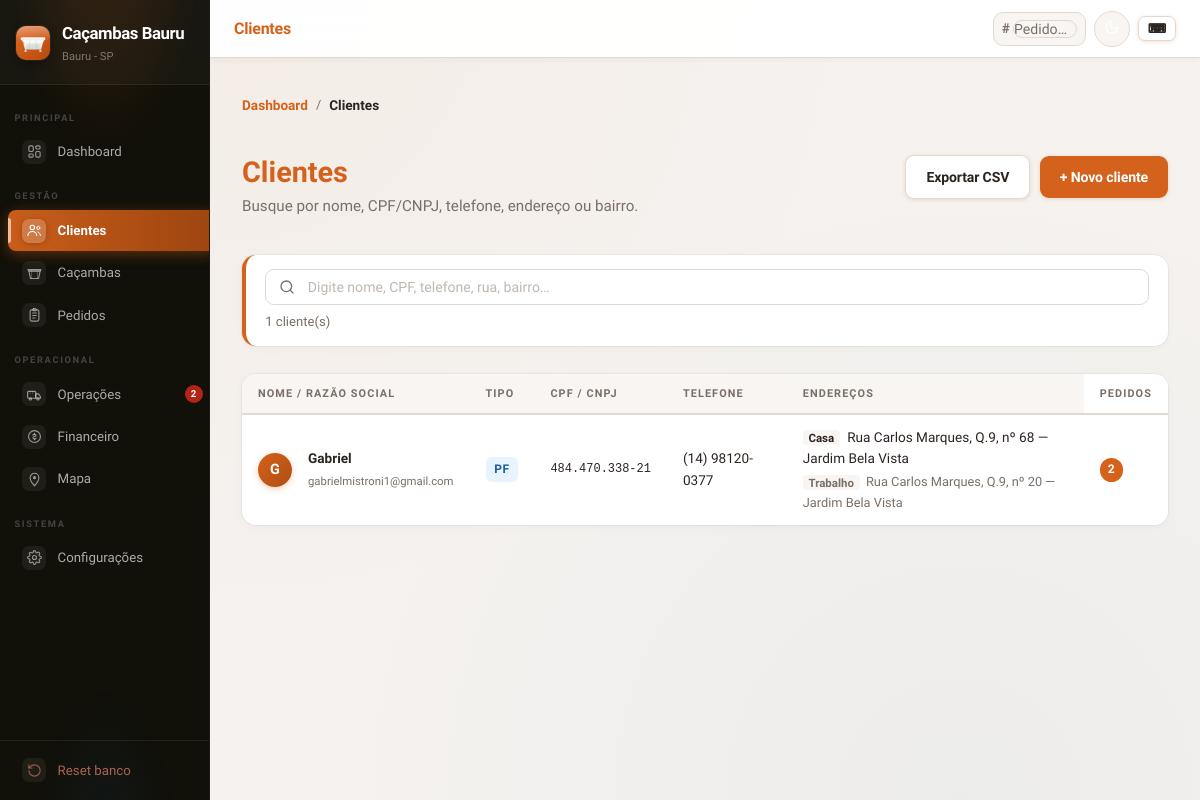
Page /clientes on the earlier database version.
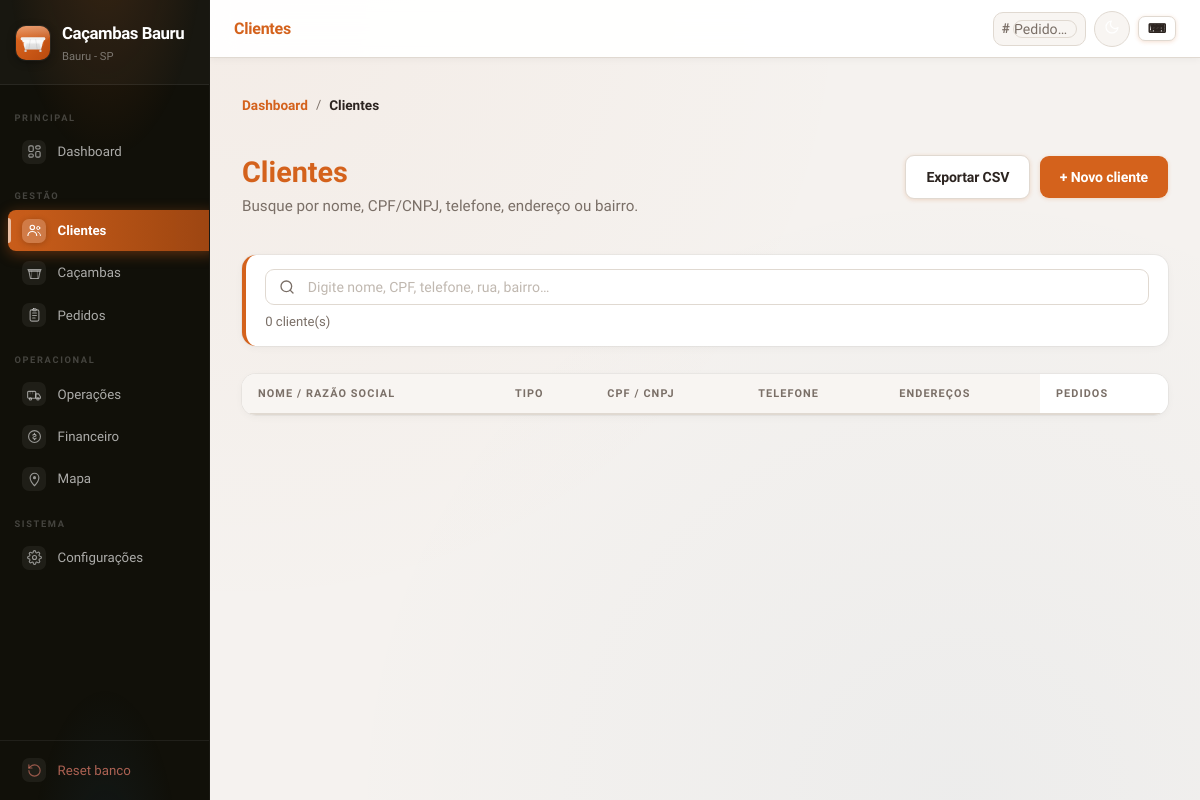
Same page on the later database version.
### tables this page shows
CREATE TABLE clientes (
            id INTEGER PRIMARY KEY AUTOINCREMENT,
            tipo_pessoa TEXT NOT NULL DEFAULT 'pf',
            nome TEXT NOT NULL,
            cpf TEXT NOT NULL DEFAULT '',
            cnpj TEXT NOT NULL DEFAULT '',
            razao_social TEXT NOT NULL DEFAULT '',
            telefone TEXT NOT NULL,
            email TEXT DEFAULT '',
            endereco TEXT DEFAULT '',
            cep TEXT NOT NULL DEFAULT '',
            rua TEXT NOT NULL DEFAULT '',
            numero TEXT NOT NULL DEFAULT '',
            complemento TEXT NOT NULL DEFAULT ''
        );

CREATE TABLE enderecos_cliente (
            id INTEGER PRIMARY KEY AUTOINCREMENT,
            cliente_id INTEGER NOT NULL,
            cep TEXT NOT NULL DEFAULT '',
            rua TEXT NOT NULL DEFAULT '',
            quadra TEXT NOT NULL DEFAULT '',
            numero TEXT NOT NULL DEFAULT '',
            bairro TEXT NOT NULL DEFAULT '',
            complemento TEXT NOT NULL DEFAULT '',
            apelido TEXT NOT NULL DEFAULT '',
            FOREIGN KEY (cliente_id) REFERENCES clientes(id)
        );

### app.py (the view)
@app.route("/clientes")
def clientes():
    busca = request.args.get("busca", "").strip()
    conn = get_conn()
    like = f"%{busca}%"
    import re as _re, unicodedata as _ud
    def _norm(s): return _ud.normalize("NFD", str(s)).encode("ascii","ignore").decode("ascii").lower()
    busca_norm = _norm(busca)
    norm_like = f"%{busca_norm}%"
    busca_quadra = _re.sub(r"(?i)^(quadra\s+|q\.?\s*)", "", busca).strip()
    like_quadra = f"%{busca_quadra}%" if busca_quadra else like
    if busca:
        rows = conn.execute(
            """SELECT id,tipo_pessoa,nome,cpf,cnpj,razao_social,telefone,email,rua,numero
               FROM clientes
               WHERE NORM(nome) LIKE ? OR cpf LIKE ? OR cnpj LIKE ? OR NORM(razao_social) LIKE ?
                  OR NORM(rua) LIKE ? OR NORM(email) LIKE ?
               ORDER BY nome""",
            (norm_like, like, like, norm_like, norm_like, norm_like),
        ).fetchall()
        ids_end = [r[0] for r in conn.execute(
            """SELECT DISTINCT cliente_id FROM enderecos_cliente
               WHERE NORM(rua) LIKE ? OR NORM(bairro) LIKE ? OR quadra LIKE ? OR NORM(apelido) LIKE ?""",
            (norm_like, norm_like, like_quadra, norm_like),
        ).fetchall()]
        existentes = {r["id"] for r in rows}
        if ids_end:
            placeholders = ','.join('?' for _ in ids_end)
            extras = conn.execute(
                f"SELECT id,tipo_pessoa,nome,cpf,cnpj,razao_social,telefone,email,rua,numero"
                f" FROM clientes WHERE id IN ({placeholders}) ORDER BY nome",
                ids_end,
            ).fetchall()
            rows = list(rows) + [r for r in extras if r["id"] not in existentes]
    else:
        rows = conn.execute(
            "SELECT id,tipo_pessoa,nome,cpf,cnpj,razao_social,telefone,email,rua,numero"
            " FROM clientes ORDER BY nome"
        ).fetchall()
    counts = {r[0]: r[1] for r in conn.execute(
        "SELECT cliente_id, COUNT(*) FROM pedidos GROUP BY cliente_id"
    ).fetchall()}
    all_ids = [r["id"] for r in rows]
    enderecos_map = {}
    if all_ids:
        ph = ','.join('?' for _ in all_ids)
        for e in conn.execute(
            f"SELECT cliente_id,apelido,rua,quadra,numero,bairro FROM enderecos_cliente"
            f" WHERE cliente_id IN ({ph}) ORDER BY id",
            all_ids,
        ).fetchall():
            enderecos_map.setdefault(e["cliente_id"], []).append(dict(e))
    conn.close()
    rows_final = []
    for r in rows:
        d = dict(r)
        ends = enderecos_map.get(r["id"], [])
        ends_txt = ' '.join(
            ' '.join(filter(None, [e.get('rua',''), e.get('quadra',''), e.get('bairro',''), e.get('apelido','')]))
            for e in ends
        )
        d['busca_txt'] = ' '.join(filter(None, [
            r['nome'], r['cpf'] or '', r['cnpj'] or '',
            r['razao_social'] or '',
            r['email'] or '', r['rua'] or '', r['numero'] or '',
            ends_txt
        ]))
        end_parts = []
        if ends:
            for e in ends:
                p = e.get('rua','')
                if e.get('quadra'): p += ', Q.' + e['quadra']
                if e.get('numero'): p += ', nº ' + e['numero']
                if e.get('bairro'): p += ' — ' + e['bairro']
                lbl = ('[' + e['apelido'] + '] ') if e.get('apelido') else ''
                if p.strip(): end_parts.append(lbl + p)
        elif r['rua']:
            p = r['rua']
            if r['numero']: p += ', nº ' + r['numero']
            end_parts.append(p)
        d['end_full'] = ' | '.join(end_parts)
        rows_final.append(d)
    return render_template("clientes.html", clientes=rows_final, busca=busca,
                           counts=counts, enderecos_map=enderecos_map)

### app.py (called while the page is built, shortened)
def _dias_locacao(config=None):
    if config is None:
        config = _get_config()
    try:
        return max(1, min(int(config.get("dias_locacao","7")), 30))
    except ValueError:
        return 7

@app.context_processor
def inject_global_context():
    cfg = load_config()
    cached_sb = cache_get("sidebar_stats")
    motoristas = cache_get("motoristas")
    if motoristas is None:
        conn = get_conn()
        motoristas = [r["nome"] for r in conn.execute("SELECT nome FROM motoristas ORDER BY nome").fetchall()]
        conn.close()
        cache_set("motoristas", motoristas)
    return {
        "empresa_nome": cfg.get("empresa_nome", "Caçambas Bauru"),
        "empresa_fone": cfg.get("empresa_fone", ""),
        "dias_locacao": _dias_locacao(cfg),
        "motoristas": motoristas,
        "stats_sidebar": cached_sb,
        "status_labels": STATUS_LABELS,
        "enable_reset": ENABLE_RESET,
        "auth_enabled": bool(APP_PASSWORD),
        "valores_locacao": valores_locacao(cfg),
    }

@app.before_request
def _auth_gate():
    if not APP_PASSWORD:
        return
    if request.endpoint in (None, "static", "login"):
        return
    if session.get("authed"):
        return
    return redirect(url_for("login", next=request.path))

### database.py (called while the page is built)
def get_conn():
    conn = sqlite3.connect(DB_PATH)
    conn.row_factory = sqlite3.Row
    conn.execute("PRAGMA foreign_keys = ON")
    conn.execute("PRAGMA journal_mode = WAL")
    conn.execute("PRAGMA synchronous = NORMAL")
    conn.execute("PRAGMA temp_store = MEMORY")
    conn.create_function("NORM", 1, _norm)
    return conn

### erp_helpers.py (called while the page is built)
def cache_get(key):
    item = _CACHE.get(key)
    if not item:
        return None
    if time.time() - item["ts"] > _CACHE_TTL:
        del _CACHE[key]
        return None
    return item["data"]

def valores_locacao(cfg=None):
    if cfg is None:
        cfg = load_config()
    out = {}
    for cap in CAPACIDADES_M3:
        key = f"valor_locacao_{cap}m3"
        try:
            out[cap] = float(cfg.get(key, VALORES_LOCACAO.get(cap, 0)))
        except (TypeError, ValueError):
            out[cap] = float(VALORES_LOCACAO.get(cap, 0))
    return out

def load_config():
    cached = cache_get("config")
    if cached is not None:
        return cached
    conn = get_conn()
    cfg = {r["chave"]: r["valor"] for r in conn.execute("SELECT chave, valor FROM config").fetchall()}
    conn.close()
    cache_set("config", cfg)
    return cfg

### templates/clientes.html (shortened to what this page needs)
{% extends "base.html" %}
{% block topbar_title %}Clientes{% endblock %}
{% block breadcrumbs %}
  <a href="{{ url_for('index') }}">Dashboard</a>
  <span class="separator">/</span>
  <span class="current">Clientes</span>
{% endblock %}
{% block content %}
<section class="page-head">
  <div>
    <h2>Clientes</h2>
    <p>Busque por nome, CPF/CNPJ, telefone, endereço ou bairro.</p>
  </div>
  <div class="actions">
    <a class="btn btn-sec" href="{{ url_for('clientes_exportar_csv') }}">Exportar CSV</a>
    <a class="btn" href="{{ url_for('cliente_novo') }}">+ Novo cliente</a>
  </div>
</section>
<div class="card busca-card" style="padding:.85rem 1.2rem">
  <div class="busca-input-wrap" id="busca-wrap">
    <input type="text" id="busca-live"
           value="{{ busca }}"
           placeholder="Digite nome, CPF, telefone, rua, bairro…"
           autocomplete="off"
           class="busca-input"
           style="width:100%;font-size:1rem">
  </div>
  <div id="busca-status" style="font-size:.82rem;color:var(--muted);margin-top:.4rem;min-height:1.1em"></div>
</div>
<div class="card table-wrap">
  <table class="tabela-dados">
    <thead>
      <tr>
        <th>Nome / Razão Social</th>
        <th>Tipo</th>
        <th>CPF / CNPJ</th>
        <th>Telefone</th>
        <th>Endereços</th>
        <th>Pedidos</th>
      </tr>
    </thead>
    <tbody id="tbody">
      {% for c in clientes %}
      <tr class="linha-clicavel" id="row-{{ c.id }}"
          data-href="{{ url_for('cliente_detalhe', cid=c.id) }}" onclick="location.href=this.dataset.href">
        <td>
          <div style="display:flex;align-items:center;gap:.5rem">
            <span class="cliente-avatar">{{ c.nome[0]|upper }}</span>
            <div>
              <strong class="campo-nome" id="nome-{{ c.id }}">{{ c.nome }}</strong>
              {% if c.email %}<br><small class="muted">{{ c.email }}</small>{% endif %}
            </div>
          </div>
        </td>
        <td><span class="badge-tipo {% if c.tipo_pessoa == 'pj' %}badge-pj{% else %}badge-pf{% endif %}">
          {{ 'PJ' if c.tipo_pessoa == 'pj' else 'PF' }}</span></td>
        <td class="mono">
          {% if c.tipo_pessoa == 'pj' and c.cnpj and c.cnpj|length == 14 %}
            {{ c.cnpj[0:2] }}.{{ c.cnpj[2:5] }}.{{ c.cnpj[5:8] }}/{{ c.cnpj[8:12] }}-{{ c.cnpj[12:14] }}
          {% elif c.cpf and c.cpf|length == 11 %}
            {{ c.cpf[0:3] }}.{{ c.cpf[3:6] }}.{{ c.cpf[6:9] }}-{{ c.cpf[9:11] }}
          {% else %}{{ c.cpf or c.cnpj or '—' }}{% endif %}
        </td>
        <td>{{ c.telefone or '—' }}</td>
        <td>
          {% set ends = enderecos_map.get(c.id, []) %}
          {% if ends %}
            {% set e0 = ends[0] %}
            <div style="font-weight:500">
              {% if e0.apelido %}<em style="font-style:normal;background:var(--surface-soft);border-radius:4px;padding:.05rem .35rem;font-size:.72rem;font-weight:700;margin-right:.25rem">{{ e0.apelido }}</em>{% endif %}
              {{ e0.rua }}{% if e0.quadra %}, Q.{{ e0.quadra }}{% endif %}{% if e0.numero %}, nº {{ e0.numero }}{% endif %}{% if e0.bairro %} — {{ e0.bairro }}{% endif %}
            </div>
            {% for e in ends[1:] %}
            <div style="font-size:.8rem;color:var(--muted);margin-top:.15rem">
              {% if e.apelido %}<em style="font-style:normal;background:var(--surface-soft);border-radius:4px;padding:.05rem .35rem;font-size:.72rem;font-weight:700;margin-right:.2rem">{{ e.apelido }}</em>{% endif %}
              {{ e.rua }}{% if e.quadra %}, Q.{{ e.quadra }}{% endif %}{% if e.numero %}, nº {{ e.numero }}{% endif %}{% if e.bairro %} — {{ e.bairro }}{% endif %}
            </div>
            {% endfor %}
          {% elif c.rua %}
            <div>{{ c.rua }}{% if c.numero %}, nº {{ c.numero }}{% endif %}</div>
          {% else %}
            <span class="muted">—</span>
          {% endif %}
        </td>
        <td>
          {% set n = counts.get(c.id, 0) %}
          {% if n %}<span class="badge-count">{{ n }}</span>{% else %}<span class="muted">0</span>{% endif %}
        </td>
      </tr>
      {% endfor %}
    </tbody>
  </table>
</div>
{% endblock %}

### templates/base.html (shortened to what this page needs)
<!DOCTYPE html>
<html lang="pt-BR">
<head>
  <link rel="stylesheet" href="{{ url_for('static', filename='estilo.css') }}">
</head>
<body class="{% block body_class %}{% endblock %}" data-pre-cliente-id="{{ pre_cliente_id or '' }}" data-dias-locacao="{{ dias_locacao }}">
  <aside class="sidebar" id="sidebar">
    <div class="sidebar-brand">
      <img src="{{ url_for('static', filename='images/icone-cacamba.svg') }}" width="40" height="40" alt="">
      <div>
        <span class="brand-name">{{ empresa_nome or 'Cacambas' }}</span>
        <span class="brand-sub">{{ empresa_fone or 'Bauru - SP' }}</span>
      </div>
    </div>
    <nav class="sidebar-nav">
      <span class="nav-section">Principal</span>
      <a href="{{ url_for('index') }}" class="nav-item {% if request.endpoint == 'index' %}active{% endif %}">
        <span class="nav-icon"><svg><use href="#i-dashboard"></use></svg></span><span class="nav-label">Dashboard</span>
      </a>
      <span class="nav-section">Gestão</span>
      <a href="{{ url_for('clientes') }}" class="nav-item {% if request.endpoint in ['clientes','cliente_novo','cliente_detalhe','cliente_editar'] %}active{% endif %}">
        <span class="nav-icon"><svg><use href="#i-users"></use></svg></span><span class="nav-label">Clientes</span>
      </a>
      <a href="{{ url_for('cacambas') }}" class="nav-item {% if request.endpoint in ['cacambas','cacamba_nova'] %}active{% endif %}">
        <span class="nav-icon"><svg><use href="#i-container"></use></svg></span><span class="nav-label">Caçambas</span>
      </a>
      <a href="{{ url_for('pedidos') }}" class="nav-item {% if request.endpoint in ['pedidos','pedido_novo'] %}active{% endif %}">
        <span class="nav-icon"><svg><use href="#i-orders"></use></svg></span><span class="nav-label">Pedidos</span>
      </a>
      <span class="nav-section">Operacional</span>
      <a href="{{ url_for('operacoes') }}" class="nav-item {% if request.endpoint == 'operacoes' %}active{% endif %}">
        <span class="nav-icon"><svg><use href="#i-truck"></use></svg></span><span class="nav-label">Operações</span>
        {% if stats_sidebar and stats_sidebar.vencidas > 0 %}<span class="nav-badge danger" data-tip="Cacambas atrasadas">{{ stats_sidebar.vencidas }}</span>{% elif stats_sidebar and stats_sidebar.confirmar > 0 %}<span class="nav-badge">{{ stats_sidebar.confirmar }}</span>{% endif %}
      </a>
      <a href="{{ url_for('financeiro') }}" class="nav-item {% if request.endpoint == 'financeiro' %}active{% endif %}">
        <span class="nav-icon"><svg><use href="#i-money"></use></svg></span><span class="nav-label">Financeiro</span>
      </a>
      <a href="{{ url_for('mapa') }}" class="nav-item {% if request.endpoint == 'mapa' %}active{% endif %}">
        <span class="nav-icon"><svg><use href="#i-map"></use></svg></span><span class="nav-label">Mapa</span>
      </a>
      <span class="nav-section">Sistema</span>
      <a href="{{ url_for('configuracoes') }}" class="nav-item {% if request.endpoint == 'configuracoes' %}active{% endif %}">
        <span class="nav-icon"><svg><use href="#i-settings"></use></svg></span><span class="nav-label">Configurações</span>
      </a>
    </nav>
    <div class="sidebar-footer">
      {% if enable_reset %}
      <a href="{{ url_for('reset_banco') }}" class="nav-item nav-item-danger">
        <span class="nav-icon"><svg><use href="#i-reset"></use></svg></span><span class="nav-label">Reset banco</span>
      </a>
      {% endif %}
    </div>
  </aside>
  <div class="layout-main">
    <header class="topbar">
      <span class="topbar-title">{% block topbar_title %}{% block title2 %}{% endblock %}{% endblock %}</span>
      <div class="topbar-actions">
        <div class="topbar-search-wrap" title="Ir para pedido pelo número (ex: #42)">
          <span class="topbar-search-prefix">#</span>
          <input type="number" id="topbar-pedido-id" class="topbar-pedido-input"
                 placeholder="Pedido…" min="1" autocomplete="off"
                 aria-label="Ir para pedido pelo número">
        </div>
        <button class="btn btn-sm theme-toggle" id="theme-toggle" aria-label="Alternar tema" title="Alternar tema">
          <span id="theme-icon" class="theme-icon"><svg><use href="#i-moon"></use></svg></span>
        </button>
        <button class="btn btn-sm btn-sec" id="btn-atalhos" title="Atalhos de teclado" aria-label="Atalhos" onclick="toggleAtalhos()" style="font-size:.8rem;padding:.25rem .55rem">⌨</button>
      </div>
    </header>
    <main class="{% block main_class %}main-shell{% endblock %}">
      <nav class="breadcrumbs" aria-label="Breadcrumb">
        {% block breadcrumbs %}{% endblock %}
      </nav>
      {% block content %}{% endblock %}
    </main>
  </div>
</body>
</html>

Differences in the rows shown:
removed clientes: nome "G", nome "Gabriel", email "gabrielmistroni1@gmail.com", tipo_pessoa "PF", cpf "484", cpf "470", cpf "338", cpf "21", telefone "(14) 98120-0377", n "2"
removed enderecos_cliente: apelido "Casa", rua "Rua Carlos Marques", quadra "9", numero "68", bairro "Jardim Bela Vista"
removed enderecos_cliente: apelido "Trabalho", rua "Rua Carlos Marques", quadra "9", numero "20", bairro "Jardim Bela Vista"
Other differences:
text written by a page script: "1 cliente(s)" → "0 cliente(s)"
{{ stats_sidebar.vencidas }}: "2" → (not shown)
